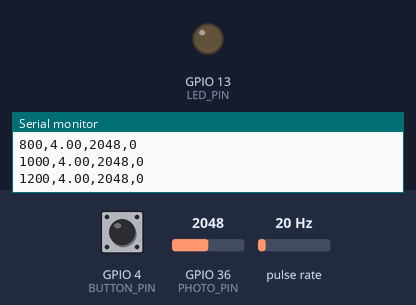
This sketch was run on a simulated ESP32. Parts: output pins drawn as LEDs (lit = HIGH), the last lines printed to the serial monitor. Wiring (inferred from the names in the program): pulse sensor: data GPIO 2. The inputs (shaded band) are chosen by the test bench; at power-on: GPIO 4 (BUTTON_PIN) HIGH, GPIO 36 (PHOTO_PIN) = 2048, pulse rate 20 Hz.

Above: at 1.4 s.
1.5 s: GPIO 4 (BUTTON_PIN) pulled LOW for 0.15 s
At 1.7 s:
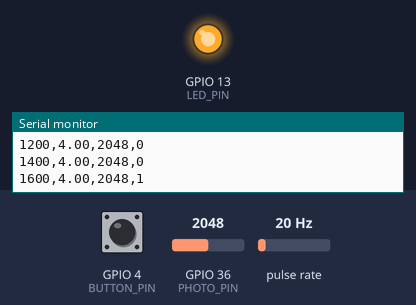
3.3 s: GPIO 4 (BUTTON_PIN) pulled LOW for 3.2 s
At 7.2 s:
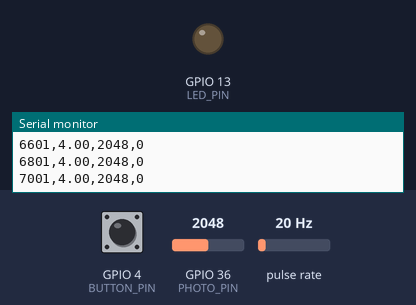
Timing chart, 0 to 8.7 s (numbered marks = the images above; inputs shaded):
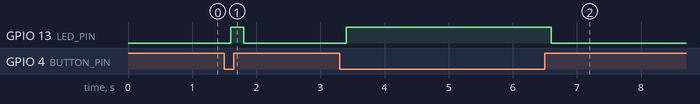

The sketch:

FizeauLogger.ino
```cpp
/* FizeauLogger.ino
 * Logs rotor RPM (from a tach sensor) and photodiode intensity to Serial CSV.
 * Also allows marking "extinction" events with a pushbutton.
 * (c) 2025 PhotonChopper-Lab — MIT
 */

// ---- User settings ----
#define N_GAPS 300            // number of gaps in your rotor
#define PULSES_PER_REV N_GAPS // pulses per revolution from your tach sensor
#define TACH_PIN 2            // interrupt pin (D2 on Uno/Nano)
#define PHOTO_PIN A0          // analog photodiode input
#define BUTTON_PIN 4          // active LOW (to GND), uses INPUT_PULLUP
#define LED_PIN 13            // blinks on mark
#define SAMPLE_MS 200         // RPM update interval
#define BAUD 115200

volatile unsigned long pulse_count = 0;
unsigned long last_ms = 0;

void IRAM_ATTR tachISR(){
  pulse_count++;
}

void setup(){
  pinMode(TACH_PIN, INPUT);
  pinMode(BUTTON_PIN, INPUT_PULLUP);
  pinMode(LED_PIN, OUTPUT);
  attachInterrupt(digitalPinToInterrupt(TACH_PIN), tachISR, RISING);
  Serial.begin(BAUD);
  delay(200);
  Serial.println("time_ms,rpm,photo,mark");
}

void loop(){
  unsigned long now = millis();
  if (now - last_ms >= SAMPLE_MS){
    noInterrupts();
    unsigned long count = pulse_count;
    pulse_count = 0;
    interrupts();

    // pulses in window -> RPM
    float revs = (float)count / (float)PULSES_PER_REV;
    float rpm = (revs * 60000.0) / (float)(now - last_ms);

    int photo = analogRead(PHOTO_PIN);
    int mark = (digitalRead(BUTTON_PIN) == LOW) ? 1 : 0;

    if (mark){
      digitalWrite(LED_PIN, HIGH);
    } else {
      digitalWrite(LED_PIN, LOW);
    }

    Serial.print(now);
    Serial.print(",");
    Serial.print(rpm, 2);
    Serial.print(",");
    Serial.print(photo);
    Serial.print(",");
    Serial.println(mark);

    last_ms = now;
  }
}
```

Measured:
- after the input at 1.5 s, GPIO 13 (LED_PIN): LOW → HIGH after 0.10 s, → LOW 0.20 s later
- after the input at 3.3 s, GPIO 13 (LED_PIN): LOW → HIGH after 0.10 s, → LOW 3.2 s later
